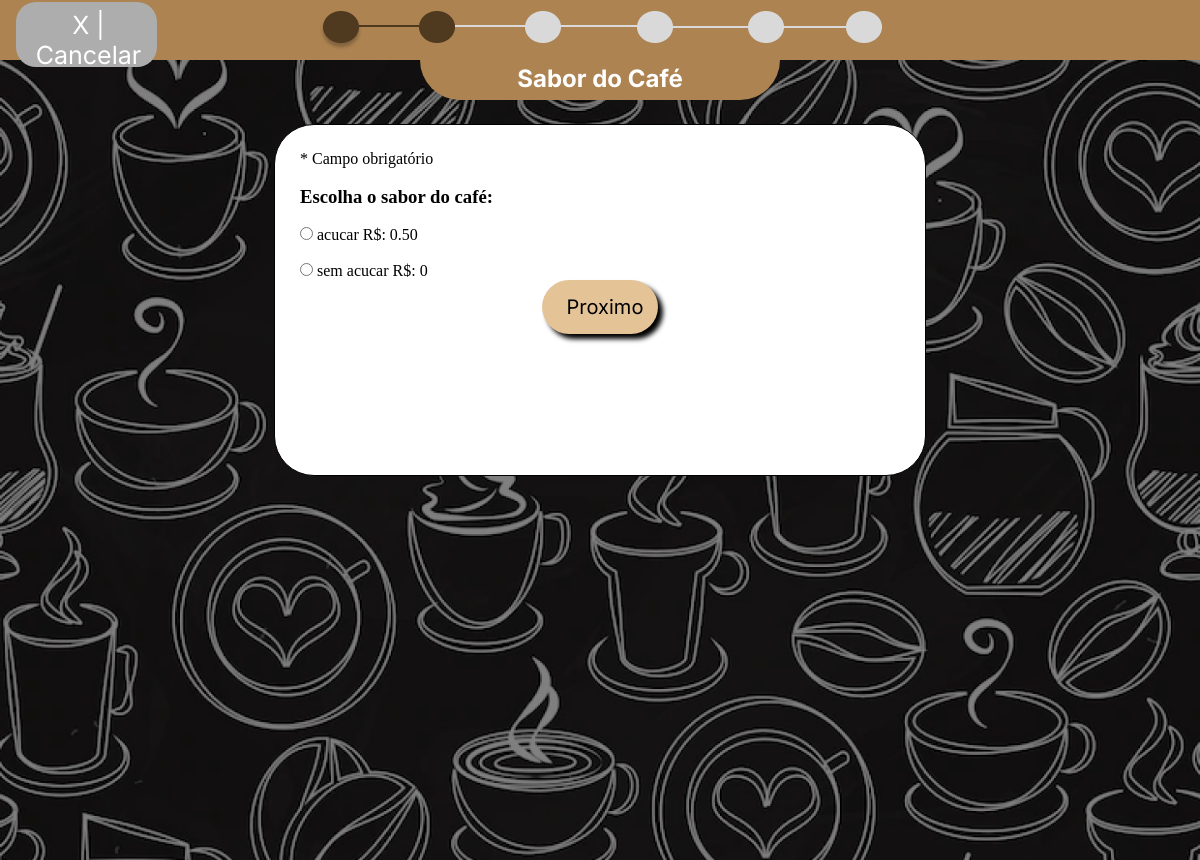
Screenshot of /pedir/saborCafe.php (signed in) with the database file from the repository.
### tables this page shows
CREATE TABLE `sabores` (
  `id` int(5) NOT NULL,
  `nome` varchar(50) NOT NULL,
  `preco` varchar(10) NOT NULL
);

### classes/LaCafezito.php (called while the page is built, shortened)
<?php
    class LaCafezito{
        public function procurarSabor(){
            global $pdo;
            $sql= $pdo->prepare("SELECT * FROM sabores");
            $sql-> execute();
            if($sql->rowCount()>0){
                $dados = $sql->fetchAll();
                return $dados;
            } else {
                return [];
            }
        }
    }
?>

### pedir/saborCafe.php (the view, shortened to what this page needs)
<?php
    require_once '../classes/laCafezito.php';
    $u = new laCafezito();
?>
<!DOCTYPE html>
<html lang="pt-br">
<head>
    <link rel="stylesheet" href="../styles/pedir.css">
</head>
<body>
    <div id="navegador">
        <a href="../home.php" id="cancelar"><p>X | Cancelar</p></a>
        <img src="../imagens/navegador2.png" id="imgNavegador">
    </div>
    <div id="background">
        <div id="etapa">
            <h2>Sabor do Café</h2>
        </div>
        <div id="campo">
        <form method="post">
            <p>* Campo obrigatório</p>
            <br>
            <h3>Escolha o sabor do café:</h3>
            <?php
                $u->conectar("cafe", "localhost", "root", "");
                $sabores = $u->procurarSabor();
                for($i=0; $i<count($sabores); $i++){
                    $nome = $sabores[$i]["nome"];
                    $preco = $sabores[$i]["preco"];
                    $id = $sabores[$i]["id"];
                    echo "
                    <br>
                        <input type='radio' name='sabores' value='$id' id='$id'>
                        <label for='$id'>$nome</label>
                        <label for='$id'>R$: $preco</label>
                    <br>
                    ";
                }
            ?>
                <input type="submit" value="Proximo" name="proximo" class="btnProximo">
            </form>
        </div>
    </div>
</body>
</html>

### styles/pedir.css (style rules this page uses)
* { padding: 0px; margin: 0px; }
#navegador { display: grid; grid-template-columns: 1fr 1fr 1fr; background-color: #ad8352; height: 60px; }
#imgNavegador { display: block; grid-column-start: 2; grid-column-end: 3; padding-top: 2%; }
#cancelar { grid-column-start: 1; grid-column-end: 1; margin-top: 2px; margin-left: 5%; text-decoration: none; color: white; font-size: 25px; font-family: 'Inter', sans-serif; background-color: rgb(173, 173, 173); height: 63%; width: 38%; padding: 8px; border-radius: 20px; padding-left: 12px; text-align: center; padding-top: 8px; }
#etapa { background-color: #ad8352; margin-left: 35%; margin-right: 35%; height: 40px; border-top: none; border-bottom-right-radius: 50px; border-bottom-left-radius: 50px; color: white; }
#background { background-image: url('../imagens/backgroundMontar.png'); background-size: 100% 100%; display: block; height:auto; width:auto; background-repeat: no-repeat; min-width: 100vh; min-height: 100vh; }
h2 { padding-top: 1%; text-align: center; font-family: 'Inter', sans-serif; }
#campo { padding-bottom: 2%; }
form { padding: 25px; background-color: white; margin-top: 2%; margin-left: auto; margin-right: auto; width: 6em; width: 600px; border: 1px solid black; border-radius: 40px; height:auto; overflow:hidden; min-height: 300px; }
.btnProximo { background-color: #E4C397; color: black; font-size: 20px; border: none; border-radius: 50px; box-shadow: 5px 5px 5px black; padding: 15px; padding-left: 25px; display: block; margin-left: auto; margin-right: auto; font-family: 'Inter', sans-serif; }

### rows the page displays
sabores: nome "acucar", preco "0.50"
sabores: nome "sem acucar", preco "0"
